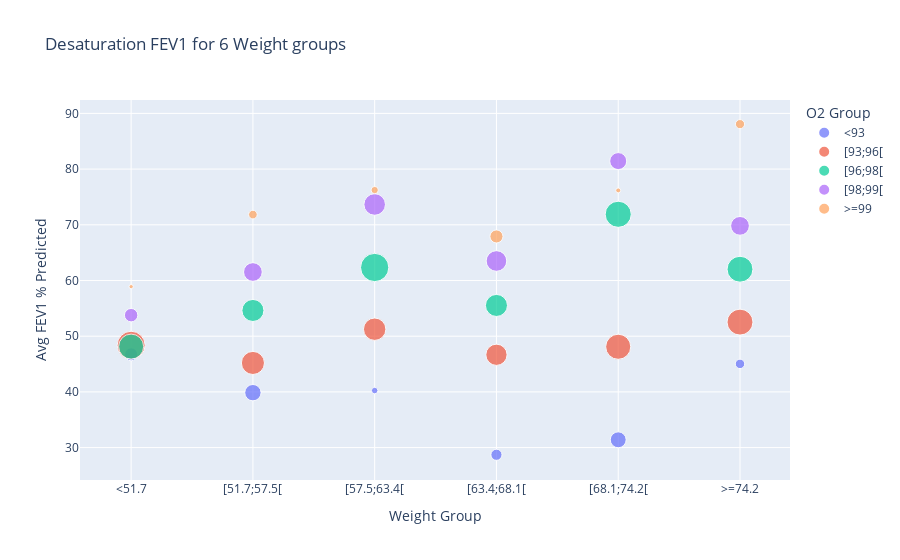
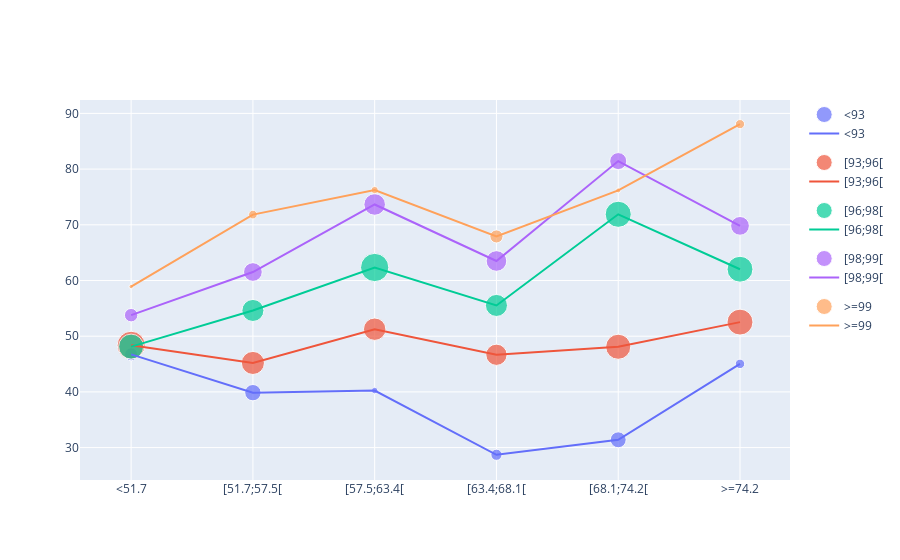

Notebook code for these charts, in order:
### Code cell
predicted = True
x_var = 'Weight'
lung_function_var = 'FEV1 % Predicted' if predicted else 'FEV1'

fig1, fig2, _ = desaturation_FEV1_for_variable(O2_FEV1, x_var, n_var_groups=6, predicted=predicted)
fig1.show()
fig1.write_image(plotsdir + "Desaturation {} for {} main plot.pdf".format(lung_function_var, x_var))

fig2.show()
fig2.write_image(plotsdir + "Desaturation {} for {} with lines.pdf".format(lung_function_var, x_var))

# Observations
# o2 10, var 15 contains a lot of noise and groups have very low number of datapoints. It gets too patient specific

### Figure 1 — Plotly figure (JSON) as saved in the notebook; plotly's stock layout.template omitted (floating-point values rounded to 4 significant figures)
{"data": [{"hovertemplate": "O2 Group=<93<br>Weight Group=%{x}<br>Avg FEV1 % Predicted=%{y}<br>Datapoints=%{marker.size}<extra></extra>", "legendgroup": "<93", "marker": {"color": "#636efa", "size": [158, 252, 40, 117, 238, 84], "sizemode": "area", "sizeref": 1.877, "symbol": "circle"}, "mode": "markers", "name": "<93", "orientation": "v", "showlegend": true, "x": ["<51.7", "[51.7;57.5[", "[57.5;63.4[", "[63.4;68.1[", "[68.1;74.2[", ">=74.2"], "xaxis": "x", "y": [46.74, 39.86, 40.24, 28.71, 31.4, 45.03], "yaxis": "y", "type": "scatter"}, {"hovertemplate": "O2 Group=[93;96[<br>Weight Group=%{x}<br>Avg FEV1 % Predicted=%{y}<br>Datapoints=%{marker.size}<extra></extra>", "legendgroup": "[93;96[", "marker": {"color": "#EF553B", "size": [735, 501, 472, 424, 591, 632], "sizemode": "area", "sizeref": 1.877, "symbol": "circle"}, "mode": "markers", "name": "[93;96[", "orientation": "v", "showlegend": true, "x": ["<51.7", "[51.7;57.5[", "[57.5;63.4[", "[63.4;68.1[", "[68.1;74.2[", ">=74.2"], "xaxis": "x", "y": [48.38, 45.2, 51.25, 46.66, 48.1, 52.53], "yaxis": "y", "type": "scatter"}, {"hovertemplate": "O2 Group=[96;98[<br>Weight Group=%{x}<br>Avg FEV1 % Predicted=%{y}<br>Datapoints=%{marker.size}<extra></extra>", "legendgroup": "[96;98[", "marker": {"color": "#00cc96", "size": [586, 457, 751, 457, 640, 630], "sizemode": "area", "sizeref": 1.877, "symbol": "circle"}, "mode": "markers", "name": "[96;98[", "orientation": "v", "showlegend": true, "x": ["<51.7", "[51.7;57.5[", "[57.5;63.4[", "[63.4;68.1[", "[68.1;74.2[", ">=74.2"], "xaxis": "x", "y": [48.13, 54.62, 62.33, 55.52, 71.89, 62.02], "yaxis": "y", "type": "scatter"}, {"hovertemplate": "O2 Group=[98;99[<br>Weight Group=%{x}<br>Avg FEV1 % Predicted=%{y}<br>Datapoints=%{marker.size}<extra></extra>", "legendgroup": "[98;99[", "marker": {"color": "#ab63fa", "size": [169, 328, 436, 400, 272, 330], "sizemode": "area", "sizeref": 1.877, "symbol": "circle"}, "mode": "markers", "name": "[98;99[", "orientation": "v", "showlegend": true, "x": ["<51.7", "[51.7;57.5[", "[57.5;63.4[", "[63.4;68.1[", "[68.1;74.2[", ">=74.2"], "xaxis": "x", "y": [53.77, 61.52, 73.65, 63.5, 81.44, 69.81], "yaxis": "y", "type": "scatter"}, {"hovertemplate": "O2 Group=>=99<br>Weight Group=%{x}<br>Avg FEV1 % Predicted=%{y}<br>Datapoints=%{marker.size}<extra></extra>", "legendgroup": ">=99", "marker": {"color": "#FFA15A", "size": [17, 70, 50, 161, 23, 79], "sizemode": "area", "sizeref": 1.877, "symbol": "circle"}, "mode": "markers", "name": ">=99", "orientation": "v", "showlegend": true, "x": ["<51.7", "[51.7;57.5[", "[57.5;63.4[", "[63.4;68.1[", "[68.1;74.2[", ">=74.2"], "xaxis": "x", "y": [58.89, 71.83, 76.23, 67.91, 76.17, 88.07], "yaxis": "y", "type": "scatter"}], "layout": {"xaxis": {"anchor": "y", "domain": [0.0, 1.0], "title": {"text": "Weight Group"}, "categoryorder": "array", "categoryarray": ["<51.7", "[51.7;57.5[", "[57.5;63.4[", "[63.4;68.1[", "[68.1;74.2[", ">=74.2"]}, "yaxis": {"anchor": "x", "domain": [0.0, 1.0], "title": {"text": "Avg FEV1 % Predicted"}}, "legend": {"title": {"text": "O2 Group"}, "tracegroupgap": 0, "itemsizing": "constant"}, "title": {"text": "Desaturation FEV1 for 6 Weight groups"}}}

### Figure 2 — Plotly figure (JSON) as saved in the notebook; plotly's stock layout.template omitted (floating-point values rounded to 4 significant figures)
{"data": [{"hovertemplate": "O2 Group=<93<br>Weight Group=%{x}<br>Avg FEV1 % Predicted=%{y}<br>Datapoints=%{marker.size}<extra></extra>", "legendgroup": "<93", "marker": {"color": "#636efa", "size": [158, 252, 40, 117, 238, 84], "sizemode": "area", "sizeref": 1.877, "symbol": "circle"}, "mode": "markers", "name": "<93", "orientation": "v", "showlegend": true, "x": ["<51.7", "[51.7;57.5[", "[57.5;63.4[", "[63.4;68.1[", "[68.1;74.2[", ">=74.2"], "xaxis": "x", "y": [46.74, 39.86, 40.24, 28.71, 31.4, 45.03], "yaxis": "y", "type": "scatter"}, {"hovertemplate": "O2 Group=[93;96[<br>Weight Group=%{x}<br>Avg FEV1 % Predicted=%{y}<br>Datapoints=%{marker.size}<extra></extra>", "legendgroup": "[93;96[", "marker": {"color": "#EF553B", "size": [735, 501, 472, 424, 591, 632], "sizemode": "area", "sizeref": 1.877, "symbol": "circle"}, "mode": "markers", "name": "[93;96[", "orientation": "v", "showlegend": true, "x": ["<51.7", "[51.7;57.5[", "[57.5;63.4[", "[63.4;68.1[", "[68.1;74.2[", ">=74.2"], "xaxis": "x", "y": [48.38, 45.2, 51.25, 46.66, 48.1, 52.53], "yaxis": "y", "type": "scatter"}, {"hovertemplate": "O2 Group=[96;98[<br>Weight Group=%{x}<br>Avg FEV1 % Predicted=%{y}<br>Datapoints=%{marker.size}<extra></extra>", "legendgroup": "[96;98[", "marker": {"color": "#00cc96", "size": [586, 457, 751, 457, 640, 630], "sizemode": "area", "sizeref": 1.877, "symbol": "circle"}, "mode": "markers", "name": "[96;98[", "orientation": "v", "showlegend": true, "x": ["<51.7", "[51.7;57.5[", "[57.5;63.4[", "[63.4;68.1[", "[68.1;74.2[", ">=74.2"], "xaxis": "x", "y": [48.13, 54.62, 62.33, 55.52, 71.89, 62.02], "yaxis": "y", "type": "scatter"}, {"hovertemplate": "O2 Group=[98;99[<br>Weight Group=%{x}<br>Avg FEV1 % Predicted=%{y}<br>Datapoints=%{marker.size}<extra></extra>", "legendgroup": "[98;99[", "marker": {"color": "#ab63fa", "size": [169, 328, 436, 400, 272, 330], "sizemode": "area", "sizeref": 1.877, "symbol": "circle"}, "mode": "markers", "name": "[98;99[", "orientation": "v", "showlegend": true, "x": ["<51.7", "[51.7;57.5[", "[57.5;63.4[", "[63.4;68.1[", "[68.1;74.2[", ">=74.2"], "xaxis": "x", "y": [53.77, 61.52, 73.65, 63.5, 81.44, 69.81], "yaxis": "y", "type": "scatter"}, {"hovertemplate": "O2 Group=>=99<br>Weight Group=%{x}<br>Avg FEV1 % Predicted=%{y}<br>Datapoints=%{marker.size}<extra></extra>", "legendgroup": ">=99", "marker": {"color": "#FFA15A", "size": [17, 70, 50, 161, 23, 79], "sizemode": "area", "sizeref": 1.877, "symbol": "circle"}, "mode": "markers", "name": ">=99", "orientation": "v", "showlegend": true, "x": ["<51.7", "[51.7;57.5[", "[57.5;63.4[", "[63.4;68.1[", "[68.1;74.2[", ">=74.2"], "xaxis": "x", "y": [58.89, 71.83, 76.23, 67.91, 76.17, 88.07], "yaxis": "y", "type": "scatter"}, {"hovertemplate": "O2 Group=<93<br>Weight Group=%{x}<br>Avg FEV1 % Predicted=%{y}<extra></extra>", "legendgroup": "<93", "line": {"color": "#636efa", "dash": "solid"}, "marker": {"symbol": "circle"}, "mode": "lines", "name": "<93", "orientation": "v", "showlegend": true, "x": ["<51.7", "[51.7;57.5[", "[57.5;63.4[", "[63.4;68.1[", "[68.1;74.2[", ">=74.2"], "xaxis": "x", "y": [46.74, 39.86, 40.24, 28.71, 31.4, 45.03], "yaxis": "y", "type": "scatter"}, {"hovertemplate": "O2 Group=[93;96[<br>Weight Group=%{x}<br>Avg FEV1 % Predicted=%{y}<extra></extra>", "legendgroup": "[93;96[", "line": {"color": "#EF553B", "dash": "solid"}, "marker": {"symbol": "circle"}, "mode": "lines", "name": "[93;96[", "orientation": "v", "showlegend": true, "x": ["<51.7", "[51.7;57.5[", "[57.5;63.4[", "[63.4;68.1[", "[68.1;74.2[", ">=74.2"], "xaxis": "x", "y": [48.38, 45.2, 51.25, 46.66, 48.1, 52.53], "yaxis": "y", "type": "scatter"}, {"hovertemplate": "O2 Group=[96;98[<br>Weight Group=%{x}<br>Avg FEV1 % Predicted=%{y}<extra></extra>", "legendgroup": "[96;98[", "line": {"color": "#00cc96", "dash": "solid"}, "marker": {"symbol": "circle"}, "mode": "lines", "name": "[96;98[", "orientation": "v", "showlegend": true, "x": ["<51.7", "[51.7;57.5[", "[57.5;63.4[", "[63.4;68.1[", "[68.1;74.2[", ">=74.2"], "xaxis": "x", "y": [48.13, 54.62, 62.33, 55.52, 71.89, 62.02], "yaxis": "y", "type": "scatter"}, {"hovertemplate": "O2 Group=[98;99[<br>Weight Group=%{x}<br>Avg FEV1 % Predicted=%{y}<extra></extra>", "legendgroup": "[98;99[", "line": {"color": "#ab63fa", "dash": "solid"}, "marker": {"symbol": "circle"}, "mode": "lines", "name": "[98;99[", "orientation": "v", "showlegend": true, "x": ["<51.7", "[51.7;57.5[", "[57.5;63.4[", "[63.4;68.1[", "[68.1;74.2[", ">=74.2"], "xaxis": "x", "y": [53.77, 61.52, 73.65, 63.5, 81.44, 69.81], "yaxis": "y", "type": "scatter"}, {"hovertemplate": "O2 Group=>=99<br>Weight Group=%{x}<br>Avg FEV1 % Predicted=%{y}<extra></extra>", "legendgroup": ">=99", "line": {"color": "#FFA15A", "dash": "solid"}, "marker": {"symbol": "circle"}, "mode": "lines", "name": ">=99", "orientation": "v", "showlegend": true, "x": ["<51.7", "[51.7;57.5[", "[57.5;63.4[", "[63.4;68.1[", "[68.1;74.2[", ">=74.2"], "xaxis": "x", "y": [58.89, 71.83, 76.23, 67.91, 76.17, 88.07], "yaxis": "y", "type": "scatter"}], "layout": {}}
